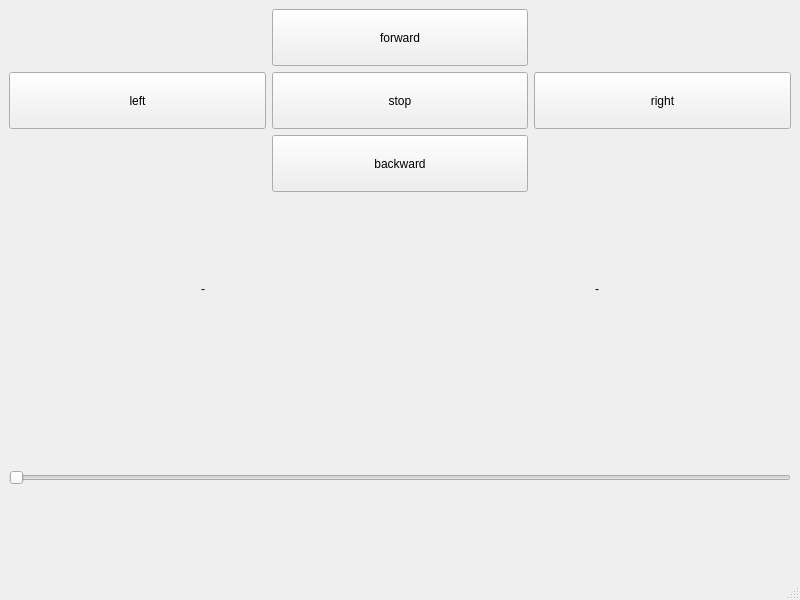
<?xml version="1.0" encoding="UTF-8"?>
<ui version="4.0">
 <class>MainWindow</class>
 <widget class="QMainWindow" name="MainWindow">
  <property name="geometry">
   <rect>
    <x>0</x>
    <y>0</y>
    <width>800</width>
    <height>600</height>
   </rect>
  </property>
  <property name="sizePolicy">
   <sizepolicy hsizetype="Fixed" vsizetype="Fixed">
    <horstretch>0</horstretch>
    <verstretch>0</verstretch>
   </sizepolicy>
  </property>
  <property name="windowTitle">
   <string>MainWindow</string>
  </property>
  <widget class="QWidget" name="centralwidget">
   <layout class="QGridLayout" name="gridLayout_2">
    <item row="0" column="0">
     <layout class="QVBoxLayout" name="verticalLayout">
      <item>
       <layout class="QGridLayout" name="gridLayout">
        <item row="1" column="2">
         <widget class="QPushButton" name="right_pushBtn">
          <property name="sizePolicy">
           <sizepolicy hsizetype="Preferred" vsizetype="Preferred">
            <horstretch>0</horstretch>
            <verstretch>0</verstretch>
           </sizepolicy>
          </property>
          <property name="text">
           <string>right</string>
          </property>
         </widget>
        </item>
        <item row="2" column="1">
         <widget class="QPushButton" name="backward_pushBtn">
          <property name="sizePolicy">
           <sizepolicy hsizetype="Preferred" vsizetype="Preferred">
            <horstretch>0</horstretch>
            <verstretch>0</verstretch>
           </sizepolicy>
          </property>
          <property name="text">
           <string>backward</string>
          </property>
         </widget>
        </item>
        <item row="0" column="1">
         <widget class="QPushButton" name="forward_pushBtn">
          <property name="sizePolicy">
           <sizepolicy hsizetype="Preferred" vsizetype="Preferred">
            <horstretch>0</horstretch>
            <verstretch>0</verstretch>
           </sizepolicy>
          </property>
          <property name="text">
           <string>forward</string>
          </property>
         </widget>
        </item>
        <item row="1" column="1">
         <widget class="QPushButton" name="stop_pushBtn">
          <property name="sizePolicy">
           <sizepolicy hsizetype="Preferred" vsizetype="Preferred">
            <horstretch>0</horstretch>
            <verstretch>0</verstretch>
           </sizepolicy>
          </property>
          <property name="text">
           <string>stop</string>
          </property>
         </widget>
        </item>
        <item row="1" column="0">
         <widget class="QPushButton" name="left_pushBtn">
          <property name="sizePolicy">
           <sizepolicy hsizetype="Preferred" vsizetype="Preferred">
            <horstretch>0</horstretch>
            <verstretch>0</verstretch>
           </sizepolicy>
          </property>
          <property name="text">
           <string>left</string>
          </property>
         </widget>
        </item>
       </layout>
      </item>
      <item>
       <layout class="QHBoxLayout" name="horizontalLayout">
        <item>
         <widget class="QLabel" name="status_label">
          <property name="sizePolicy">
           <sizepolicy hsizetype="Preferred" vsizetype="Preferred">
            <horstretch>0</horstretch>
            <verstretch>0</verstretch>
           </sizepolicy>
          </property>
          <property name="text">
           <string>-</string>
          </property>
          <property name="alignment">
           <set>Qt::AlignCenter</set>
          </property>
         </widget>
        </item>
        <item>
         <widget class="QLabel" name="speed_label">
          <property name="sizePolicy">
           <sizepolicy hsizetype="Preferred" vsizetype="Preferred">
            <horstretch>0</horstretch>
            <verstretch>0</verstretch>
           </sizepolicy>
          </property>
          <property name="text">
           <string>-</string>
          </property>
          <property name="alignment">
           <set>Qt::AlignCenter</set>
          </property>
         </widget>
        </item>
       </layout>
      </item>
      <item>
       <widget class="QSlider" name="speed_slider">
        <property name="sizePolicy">
         <sizepolicy hsizetype="Expanding" vsizetype="Preferred">
          <horstretch>0</horstretch>
          <verstretch>0</verstretch>
         </sizepolicy>
        </property>
        <property name="maximum">
         <number>10</number>
        </property>
        <property name="orientation">
         <enum>Qt::Horizontal</enum>
        </property>
       </widget>
      </item>
     </layout>
    </item>
   </layout>
  </widget>
  <widget class="QMenuBar" name="menubar">
   <property name="geometry">
    <rect>
     <x>0</x>
     <y>0</y>
     <width>800</width>
     <height>23</height>
    </rect>
   </property>
  </widget>
  <widget class="QStatusBar" name="statusbar"/>
 </widget>
 <resources/>
 <connections/>
</ui>
